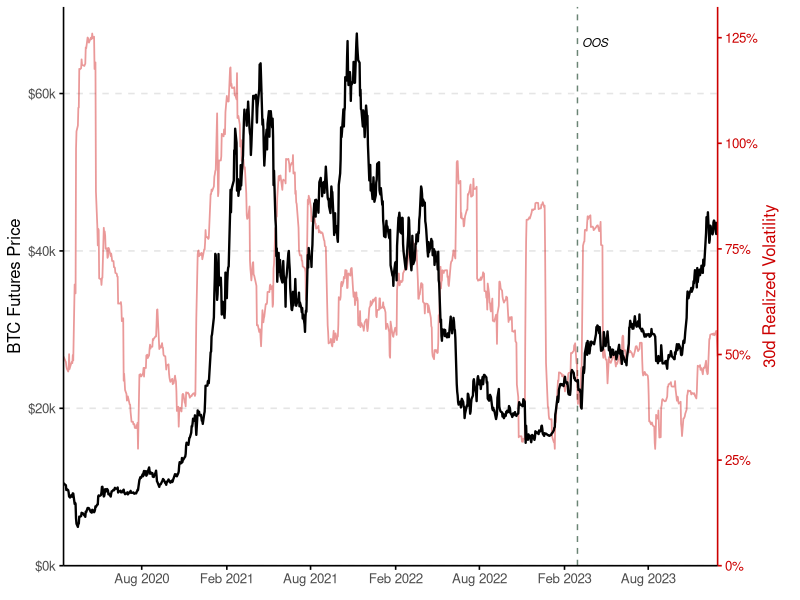

Write R code to recreate this figure.
# ==============================================================================
# FIGURE 1: BTC PRICE + REALIZED VOLATILITY (DUAL AXIS)
# ==============================================================================

if (!require("tidyverse")) install.packages("tidyverse")
if (!require("zoo")) install.packages("zoo") # For rolling volatility
if (!require("scales")) install.packages("scales")

library(tidyverse)
library(zoo)
library(scales)

# 1. SET LOCALE & THEME
tryCatch(Sys.setlocale("LC_TIME", "C"), error = function(e) message("Could not set locale to C"))

theme_paper <- theme_classic(base_size = 12) +
  theme(
    legend.position      = "none", 
    # Add right axis line and ticks for the secondary axis
    axis.line.y.right    = element_line(color = "#cc0000"),
    axis.ticks.y.right   = element_line(color = "#cc0000"),
    axis.text.y.right    = element_text(color = "#cc0000"),
    axis.title.y.right   = element_text(color = "#cc0000", angle = 90),
    
    panel.grid.major.y   = element_line(colour = "grey90", linetype = "dashed"), # Lighter grid
    panel.grid.minor     = element_blank(),
    axis.title.x         = element_blank(),
    plot.margin          = margin(t = 5, r = 15, b = 10, l = 5),
    axis.line            = element_line(colour = "black"),
    axis.ticks           = element_line(colour = "black")
  )

# 2. LOAD & PROCESS DATA
# Replace with your actual filename (e.g., "futures_cme-long.csv")
# Note: Based on your snippet, I'm assuming a standard CSV structure
cat("Processing futures data...\n")

# Mocking the load for the script logic (Replace read_csv with your file path)
df_fut <- read_csv("data/futures_cme-long.csv") 

# Assuming 'df_fut' is loaded with columns: date, close
# We process it:
plot_data <- df_fut %>%
  mutate(
    # Parse "Dec 29 2023" -> Date Object
    date = as.Date(date, format = "%b %d %Y"),
    price = as.numeric(close)
  ) %>%
  arrange(date) %>%
  mutate(
    # 1. Log Returns
    log_ret = log(price / lag(price)),
    
    # 2. 30-Day Realized Vol (Annualized)
    # Using 252 trading days for CME Futures standard
    rv_30 = rollapply(log_ret, width = 30, FUN = sd, fill = NA, align = "right") * sqrt(252)
  ) %>%
  filter(!is.na(rv_30)) %>%
  filter(date >= as.Date("2020-01-01")) # align with your thesis start date

# 3. CALCULATE SCALING FACTOR FOR DUAL AXIS
# ggplot requires we multiply the secondary series to match the primary range
max_price <- max(plot_data$price, na.rm = T)
max_vol   <- max(plot_data$rv_30, na.rm = T)
scale_factor <- max_price / max_vol

# 4. PLOT
oos_start_date <- as.Date("2023-03-01")

p1 <- ggplot(plot_data, aes(x = date)) +
  
  # --- OOS Vertical Line ---
  geom_vline(xintercept = oos_start_date, linetype = "dashed", color = "#6A8474", linewidth = 0.5) +
  # Optional: Add "OOS" label
  annotate("text", x = oos_start_date + 10, y = 70000 * 0.95, 
           label = "OOS", hjust = 0, size = 3, fontface = "italic") +
  # --- Volatility (Secondary Axis) ---
  # We assume Volatility is the "background" context, so we plot it first (behind)
  # or as a lighter line. 
  geom_line(aes(y = rv_30 * scale_factor), color = "#cc0000", alpha = 0.4, linewidth = 0.6) +
  
  # --- Price (Primary Axis) ---
  geom_line(aes(y = price), color = "black", linewidth = 0.8) +
  
  # --- Axes ---
  scale_x_date(date_breaks = "6 months", date_labels = "%b %Y", expand = c(0, 0)) +
  
  # Primary Y Axis (Price)
  scale_y_continuous(
    labels = dollar_format(prefix = "$", scale = 1e-3, suffix = "k"),
    expand = c(0, 0),
    limits = c(0, max_price * 1.05), # give a little headroom
    
    # Secondary Y Axis (Volatility) configuration
    sec.axis = sec_axis(~ . / scale_factor, 
                        name = "30d Realized Volatility", 
                        labels = percent_format(accuracy = 1))
  ) +
  
  # Labels
  labs(
    y = "BTC Futures Price"
  ) +
  
  theme_paper

# Save
dir.create("results/dh_ret/figures/datasec/", recursive = TRUE, showWarnings = FALSE)
ggsave("results/dh_ret/figures/datasec/figure1_regimes.png", plot = p1, width = 8, height = 5, dpi = 300)

cat("Done. Figure 1 saved.\n")